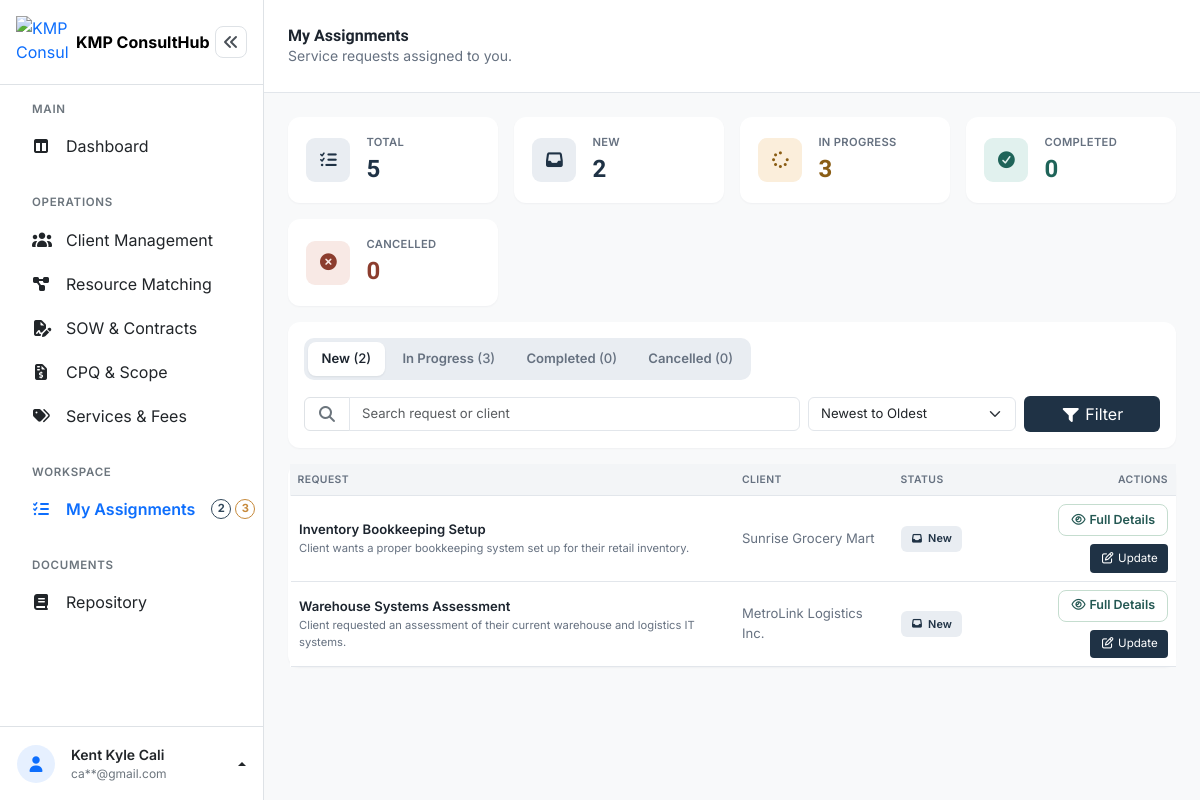
The app's page /staff/my_assignments.php (signed in), older data.
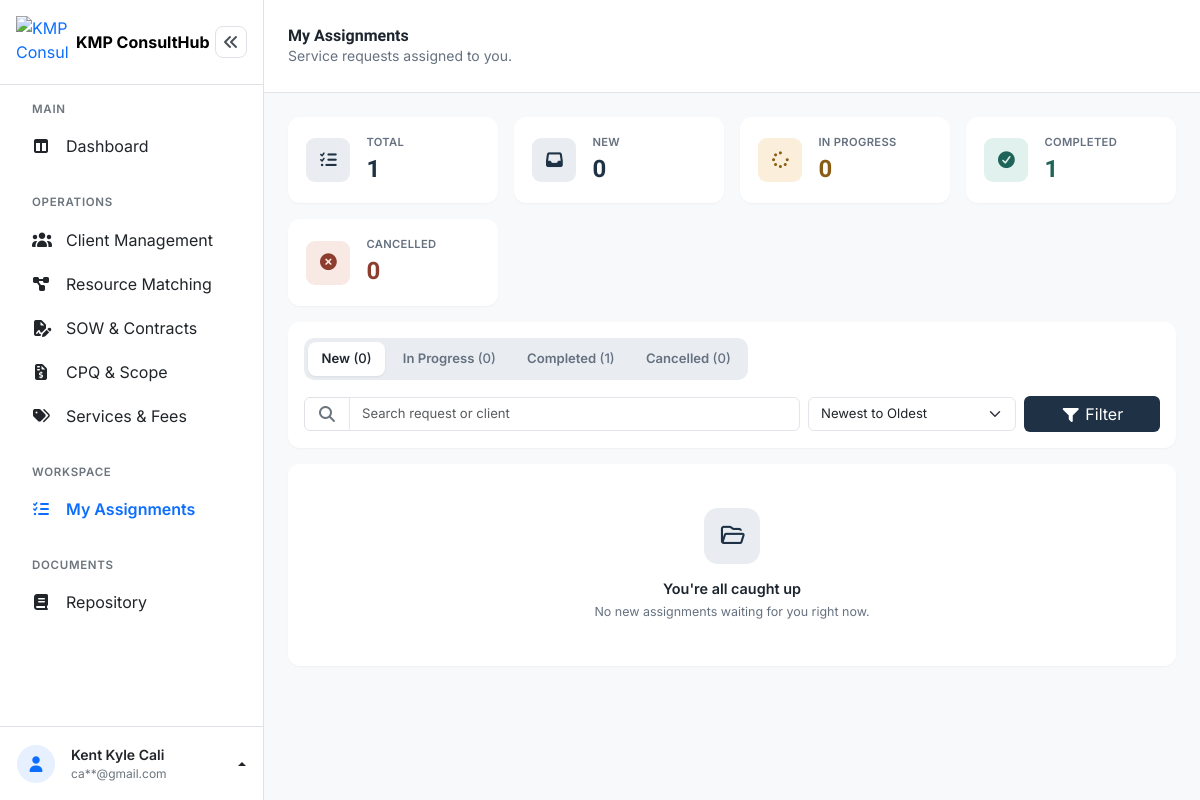
The same page, newer data.
### tables this page shows
CREATE TABLE `service_requests` (
  `request_id` int(10) UNSIGNED NOT NULL,
  `client_id` int(10) UNSIGNED NOT NULL,
  `request_title` varchar(150) NOT NULL,
  `request_details` text DEFAULT NULL,
  `required_skill` varchar(100) DEFAULT NULL,
  `status` enum('New','In Progress','Completed','Cancelled') NOT NULL DEFAULT 'New',
  `assigned_to` int(10) UNSIGNED DEFAULT NULL,
  `assigned_by` int(10) UNSIGNED DEFAULT NULL,
  `created_at` timestamp NOT NULL DEFAULT current_timestamp(),
  `updated_at` timestamp NOT NULL DEFAULT current_timestamp() ON UPDATE current_timestamp()
);

CREATE TABLE `clients` (
  `client_id` int(10) UNSIGNED NOT NULL,
  `company_name` varchar(150) NOT NULL,
  `contact_person` varchar(150) NOT NULL,
  `email` varchar(150) NOT NULL,
  `contact_number` varchar(20) NOT NULL,
  `address` varchar(255) NOT NULL,
  `industry` varchar(100) DEFAULT NULL,
  `created_at` timestamp NOT NULL DEFAULT current_timestamp(),
  `updated_at` timestamp NOT NULL DEFAULT current_timestamp() ON UPDATE current_timestamp()
);

### staff/my_assignments.php (the view, shortened to what the changed rows need)
<?php
$pdo = getConnection();
$staffId = $_SESSION['user_id'];
$tabStatusMap = [
    'new' => 'New',
    'progress' => 'In Progress',
    'completed' => 'Completed',
    'cancelled' => 'Cancelled',
];
$activeTab = $_GET['tab'] ?? 'new';
$activeStatus = $tabStatusMap[$activeTab];
$sortOrder  = $_GET['sort'] ?? 'newest';
$sortSql    = $sortOrder === 'oldest' ? 'ASC' : 'DESC';
$searchTerm = trim($_GET['search'] ?? '');
$perPage    = 10;
$page       = max(1, (int) ($_GET['page'] ?? 1));
$offset     = ($page - 1) * $perPage;
function buildAssignmentQuery(string $status, string $searchTerm): array
{
    $query = "SELECT sr.*, c.company_name, c.contact_person, c.email, c.contact_number, c.address, c.industry,
                     ct.contract_number, ct.quotation_id, ct.total_amount, ct.scope_summary, ct.terms_conditions,
                     ct.start_date, ct.end_date, ct.approved_at,
                     q.quotation_number, q.subtotal, q.tax_rate, q.tax_amount,
                     q.valid_until AS quotation_valid_until, q.notes AS quotation_notes,
                     ab.firstname AS assigned_by_firstname, ab.lastname AS assigned_by_lastname
              FROM service_requests sr
              JOIN clients c ON c.client_id = sr.client_id
              LEFT JOIN contracts ct ON ct.request_id = sr.request_id AND ct.status = 'Approved'
              LEFT JOIN quotations q ON ct.quotation_id = q.quotation_id
              LEFT JOIN users ab ON sr.assigned_by = ab.user_id
              WHERE sr.assigned_to = ? AND sr.status = ?";
    $params = [$GLOBALS['staffId'], $status];
    return [$query, $params];
}
[$query, $params] = buildAssignmentQuery($activeStatus, $searchTerm);
$countQuery = 'SELECT COUNT(*) FROM service_requests sr JOIN clients c ON c.client_id = sr.client_id WHERE sr.assigned_to = ? AND sr.status = ?';
$countParams = [$staffId, $activeStatus];
$countStmt = $pdo->prepare($countQuery);
$countStmt->execute($countParams);
$query .= " ORDER BY sr.created_at $sortSql LIMIT $perPage OFFSET $offset";
$stmt = $pdo->prepare($query);
$stmt->execute($params);
$assignments = $stmt->fetchAll();
$tabCounts = [];
foreach ($tabStatusMap as $tabKey => $statusValue) {
    $tabCountStmt = $pdo->prepare('SELECT COUNT(*) FROM service_requests WHERE assigned_to = ? AND status = ?');
    $tabCountStmt->execute([$staffId, $statusValue]);
    $tabCounts[$tabKey] = (int) $tabCountStmt->fetchColumn();
}
$totalMine = array_sum($tabCounts);
function statusPillClass(string $status): string
{
    return match ($status) {
        'New' => 'status-new',
        'In Progress' => 'status-progress',
        'Completed' => 'status-approved',
        'Cancelled' => 'status-rejected',
        default => 'status-new',
    };
}
function statusIcon(string $status): string
{
    return match ($status) {
        'New' => 'fa-inbox',
        'In Progress' => 'fa-spinner',
        'Completed' => 'fa-circle-check',
        'Cancelled' => 'fa-circle-xmark',
        default => 'fa-inbox',
    };
}
function buildTabUrl(string $tab, string $searchTerm, string $sortOrder): string
{
    $params = [
        'tab' => $tab,
        'search' => $searchTerm,
        'sort' => $sortOrder,
    ];
    return '?' . http_build_query($params);
}
function formatDisplayDate(?string $date): ?string
{
    return $date ? date('M d, Y', strtotime($date)) : null;
}
function buildAssignmentPayload(array $row, array $itemsByQuotation): array
{
    $items = array_map(function ($item) {
        return [
            'description' => $item['description'],
            'quantity'    => formatQuantity($item['quantity']),
            'unit_price'  => number_format((float) $item['unit_price'], 2),
            'line_total'  => number_format((float) $item['line_total'], 2),
        ];
    }, $itemsByQuotation[$row['quotation_id'] ?? 0] ?? []);
    $assignedBy = trim(($row['assigned_by_firstname'] ?? '') . ' ' . ($row['assigned_by_lastname'] ?? ''));
    return [
        'request_id'       => (int) $row['request_id'],
        'request_title'    => $row['request_title'],
        'request_details'  => $row['request_details'],
        'required_skill'   => $row['required_skill'] ?? null,
        'status'           => $row['status'],
        'received_at'      => formatDisplayDate($row['created_at']),
        'company'          => $row['company_name'],
        'contact_person'   => $row['contact_person'],
        'email'            => $row['email'],
        'contact_number'   => $row['contact_number'],
        'address'          => $row['address'],
        'industry'         => $row['industry'],
        'contract_number'  => $row['contract_number'] ?? null,
        'contract_total'   => isset($row['total_amount']) ? number_format((float) $row['total_amount'], 2) : null,
        'start_date'       => formatDisplayDate($row['start_date'] ?? null),
        'end_date'         => formatDisplayDate($row['end_date'] ?? null),
        'scope_summary'    => $row['scope_summary'] ?? null,
        'terms_conditions' => $row['terms_conditions'] ?? null,
        'assigned_by'      => $assignedBy !== '' ? $assignedBy : null,
        'quotation_number' => $row['quotation_number'] ?? null,
        'subtotal'         => isset($row['subtotal']) ? number_format((float) $row['subtotal'], 2) : null,
        'tax_rate'         => isset($row['tax_rate']) ? formatQuantity($row['tax_rate']) : null,
        'tax_amount'       => isset($row['tax_amount']) ? number_format((float) $row['tax_amount'], 2) : null,
        'valid_until'      => formatDisplayDate($row['quotation_valid_until'] ?? null),
        'quotation_notes'  => $row['quotation_notes'] ?? null,
        'items'            => $items,
    ];
}
$itemsByQuotation = [];
$emptyStateCopy = [
    'new'        => ['title' => "You're all caught up",   'sub' => 'No new assignments waiting for you right now.'],
    'progress'   => ['title' => 'Nothing in progress',    'sub' => 'Requests you start working on will show up here.'],
    'completed'  => ['title' => 'No completed items yet', 'sub' => 'Finished assignments will be listed here.'],
    'cancelled'  => ['title' => 'No cancelled items',     'sub' => 'Cancelled assignments will be listed here.'],
];
$emptyCopy = $emptyStateCopy[$activeTab] ?? $emptyStateCopy['new'];
?>
<!DOCTYPE html>
<html lang="en">
<head>
  <link rel="stylesheet" href="../assets/vendor/bootstrap-5.3.8/css/bootstrap.min.css">
  <link rel="stylesheet" href="../assets/vendor/fontawesome-free-7.3.1/css/all.min.css">
  <link rel="stylesheet" href="../assets/css/dashboard.css">
  <link rel="stylesheet" href="../assets/css/staff/my_assignments.css">
</head>
<body class="bg-light">
  <div class="dashboard-layout d-flex">
    <?php require __DIR__ . '/../includes/staff/sidebar.php'; ?>
    <div class="dashboard-main flex-grow-1" style="min-width:0;">
      <header class="dashboard-topbar bg-white d-flex align-items-center justify-content-between px-3 px-md-4">
        <div class="d-flex align-items-center gap-3">
          <div>
            <h1 class="dashboard-title h6 h5-md fw-bold mb-0">My Assignments</h1>
          </div>
        </div>
      </header>
      <main class="dashboard-content p-3 p-md-4">
        <section class="row g-2 g-md-3 mb-3">
          <div class="col-6 col-md-3">
            <div class="card border-0 stat-card d-flex flex-row align-items-center gap-2 gap-md-3 h-100">
              <div class="overflow-hidden">
                <div class="stat-label text-truncate">Total</div>
                <div class="stat-value" style="color:var(--navy);"><?= $totalMine ?></div>
              </div>
            </div>
          </div>
          <div class="col-6 col-md-3">
            <div class="card border-0 stat-card d-flex flex-row align-items-center gap-2 gap-md-3 h-100">
              <div class="overflow-hidden">
                <div class="stat-label text-truncate">New</div>
                <div class="stat-value" style="color:var(--navy);"><?= $tabCounts['new'] ?></div>
              </div>
            </div>
          </div>
          <div class="col-6 col-md-3">
            <div class="card border-0 stat-card d-flex flex-row align-items-center gap-2 gap-md-3 h-100">
              <div class="overflow-hidden">
                <div class="stat-label text-truncate">In Progress</div>
                <div class="stat-value" style="color:var(--amber-text);"><?= $tabCounts['progress'] ?></div>
              </div>
            </div>
          </div>
          <div class="col-6 col-md-3">
            <div class="card border-0 stat-card d-flex flex-row align-items-center gap-2 gap-md-3 h-100">
              <div class="overflow-hidden">
                <div class="stat-label text-truncate">Completed</div>
                <div class="stat-value" style="color:var(--teal-text);"><?= $tabCounts['completed'] ?></div>
              </div>
            </div>
          </div>
        </section>
        <section class="card border-0 mb-3">
          <div class="card-body p-2 p-md-3">
            <div class="status-tabs mb-3">
              <a href="<?= buildTabUrl('new', $searchTerm, $sortOrder) ?>" class="status-tab <?= $activeTab === 'new' ? 'active' : '' ?>">
                New <span class="tab-count">(<?= $tabCounts['new'] ?>)</span>
              </a>
              <a href="<?= buildTabUrl('progress', $searchTerm, $sortOrder) ?>" class="status-tab <?= $activeTab === 'progress' ? 'active' : '' ?>">
                In Progress <span class="tab-count">(<?= $tabCounts['progress'] ?>)</span>
              </a>
              <a href="<?= buildTabUrl('completed', $searchTerm, $sortOrder) ?>" class="status-tab <?= $activeTab === 'completed' ? 'active' : '' ?>">
                Completed <span class="tab-count">(<?= $tabCounts['completed'] ?>)</span>
              </a>
            </div>
          </div>
        </section>
        <section class="card border-0">
          <?php if (empty($assignments)): ?>
            <div class="empty-state-wrap">
              <div class="empty-state-icon">
                <i class="fa-regular fa-folder-open"></i>
              </div>
              <div class="empty-state-title"><?= htmlspecialchars($emptyCopy['title']) ?></div>
              <div class="empty-state-sub"><?= htmlspecialchars($emptyCopy['sub']) ?></div>
            </div>
          <?php else: ?>
            <div class="table-responsive">
              <table class="table table-hover align-middle mb-0">
                <thead>
                  <tr>
                    <th scope="col">Request</th>
                    <th scope="col" class="d-none d-md-table-cell">Client</th>
                    <th scope="col">Status</th>
                    <th scope="col" class="text-end">Actions</th>
                  </tr>
                </thead>
                <tbody>
                  <?php foreach ($assignments as $assignment): ?>
                    <?php $payload = buildAssignmentPayload($assignment, $itemsByQuotation); ?>
                    <tr>
                      <td>
                        <div class="request-title"><?= htmlspecialchars($assignment['request_title']) ?></div>
                        <?php if (!empty($assignment['request_details'])): ?>
                          <div class="request-meta d-none d-md-block"><?= htmlspecialchars($assignment['request_details']) ?></div>
                        <?php endif; ?>
                      </td>
                      <td class="d-none d-md-table-cell" style="color:var(--ink-soft); font-size:.82rem;"><?= htmlspecialchars($assignment['company_name']) ?></td>
                      <td>
                        <span class="status-pill <?= statusPillClass($assignment['status']) ?>">
                          <i class="fa-solid <?= statusIcon($assignment['status']) ?>"></i>
                          <?= htmlspecialchars($assignment['status']) ?>
                        </span>
                      </td>
                      <td class="text-end">
                        <div class="d-flex justify-content-end gap-2 flex-wrap">
                          <button type="button" class="btn btn-sm btn-view-details view-details-btn" title="View Full Details"
                            data-request='<?= htmlspecialchars(json_encode($payload), ENT_QUOTES) ?>'>
                            <i class="fa-regular fa-eye"></i> <span class="d-none d-sm-inline">Full Details</span>
                          </button>
                          <?php if (!in_array($assignment['status'], ['Completed', 'Cancelled'])): ?>
                            <button type="button" class="btn btn-sm btn-update" title="Update Status"
                              data-bs-toggle="modal" data-bs-target="#updateStatusModal"
                              data-id="<?= $assignment['request_id'] ?>"
                              data-title="<?= htmlspecialchars($assignment['request_title']) ?>"
                              data-status="<?= htmlspecialchars($assignment['status']) ?>">
                              <i class="fa-regular fa-pen-to-square"></i> <span class="d-none d-sm-inline">Update</span>
                            </button>
                          <?php else: ?>
                            <span class="request-meta fst-italic align-self-center"><?= $assignment['status'] === 'Cancelled' ? 'Cancelled' : 'Done' ?></span>
                          <?php endif; ?>
                        </div>
                      </td>
                    </tr>
                  <?php endforeach; ?>
                </tbody>
              </table>
            </div>
          <?php endif; ?>
        </section>
      </main>
    </div>
  </div>
</body>
</html>

### includes/staff/sidebar.php (shortened to what the changed rows need)
<?php
$currentPage   = basename($_SERVER['PHP_SELF']);
$pdo = getConnection();
$staffId = $_SESSION['user_id'] ?? 0;
$newCountStmt = $pdo->prepare('SELECT COUNT(*) FROM service_requests WHERE assigned_to = ? AND status = ?');
$newCountStmt->execute([$staffId, 'New']);
$newAssignmentCount = (int) $newCountStmt->fetchColumn();
$progressCountStmt = $pdo->prepare('SELECT COUNT(*) FROM service_requests WHERE assigned_to = ? AND status = ?');
$progressCountStmt->execute([$staffId, 'In Progress']);
$progressAssignmentCount = (int) $progressCountStmt->fetchColumn();
function navActive(string $page, string $currentPage): string
{
    return $page === $currentPage ? 'active fw-semibold' : 'text-dark';
}
function badgeCount(int $count): string
{
    return $count > 99 ? '99+' : (string) $count;
}
?>
<aside class="dashboard-sidebar offcanvas-lg offcanvas-start bg-white border-end d-flex flex-column" tabindex="-1" id="sidebarOffcanvas">
  <nav class="dashboard-sidebar-scroll flex-grow-1 py-3 px-3">
    <ul class="dashboard-sidebar-menu nav flex-column mb-4">
      <li class="nav-item mb-1">
        <a href="my_assignments.php" title="My Assignments" class="nav-link <?= navActive('my_assignments.php', $currentPage) ?> d-flex align-items-center flex-nowrap gap-3 rounded-3 px-3 py-2">
          <span class="sidebar-text d-flex align-items-center gap-1 flex-shrink-0 sidebar-badge-group">
            <?php if ($newAssignmentCount > 0): ?>
              <span class="sidebar-badge sidebar-badge-new" title="<?= $newAssignmentCount ?> new assignment<?= $newAssignmentCount === 1 ? '' : 's' ?>">
                <?= badgeCount($newAssignmentCount) ?>
              </span>
            <?php endif; ?>
            <?php if ($progressAssignmentCount > 0): ?>
              <span class="sidebar-badge sidebar-badge-progress" title="<?= $progressAssignmentCount ?> in progress">
                <?= badgeCount($progressAssignmentCount) ?>
              </span>
            <?php endif; ?>
          </span>
        </a>
      </li>
    </ul>
  </nav>
</aside>

Row changes from the older to the newer data that the page shows:
removed service_requests: request_title "Inventory Bookkeeping Setup", request_details "Client wants a proper bookkeeping system set up for their retail inventory.", client.company_name "Sunrise Grocery Mart", status "New"
removed service_requests: request_title "Warehouse Systems Assessment", request_details "Client requested an assessment of their current warehouse and logistics IT systems.", client.company_name "MetroLink Logistics Inc.", status "New"
Text that changed along with them:
$totalMine: "5" → "1"
$tabCounts['new']: "2" → "0"
$tabCounts['progress']: "3" → "0"
$tabCounts['completed']: "0" → "1"
$emptyCopy['title']: (not shown) → "You're all caught up"
$emptyCopy['sub']: (not shown) → "No new assignments waiting for you right now."
badgeCount($newAssignmentCount): "2" → (not shown)
badgeCount($progressAssignmentCount): "3" → (not shown)
text no longer shown: "REQUEST CLIENT STATUS ACTIONS"
